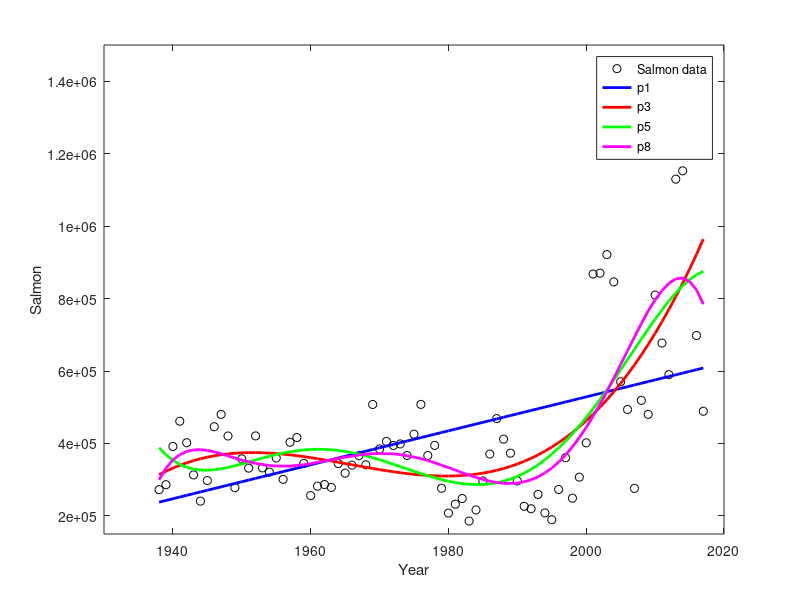

The MATLAB source for this figure: (Note: this script raises an error after producing the figure.)
close all; clear all; clc;
% Homework 6 Gradescope
% Problem 1
load('salmon_data.mat');
p1 = polyfit(year, salmon, 1);
p3 = polyfit(year, salmon, 3);
p5 = polyfit(year, salmon, 5);
p8 = polyfit(year, salmon, 8);
plot(year, salmon, 'ko');
hold on;
plot(year,polyval(p1,year),'b','Linewidth',[2]);
plot(year,polyval(p3,year),'r','Linewidth',[2]);
plot(year,polyval(p5,year),'g','Linewidth',[2]);
plot(year,polyval(p8,year),'m','Linewidth',[2]);
legend('Salmon data', 'p1', 'p3', 'p5', 'p8', 'Location', 'Best');
xlabel('Year');
ylabel('Salmon');
xlim([1930 2020]);
ylim([150000 1500000]);
saveas(gcf,'problem1.jpg');
hold off;
%% Problem 2
load('CO2_data.mat');
load('A9.dat');
a = A9(1);
r = A9(2);
b = A9(3);
c = A9(4);
d = A9(5);
e = A9(6);
f1 = @(t) a*exp(r*t) + b;
f2 = @(t) a*exp(r*t) + b + c*sin(d*(t-e));
plot(t,CO2,'-k.');
hold on;
plot(t,f1(t),'r','Linewidth',[2]);
plot(t,f2(t),'b','Linewidth',[2]);
xlabel('Years since January 1958');
ylabel('Atmospheric CO2');
xlim([0 65]);
legend('CO2 data','exponential fit', 'exponential + sinusoidal fit', 'Location', 'Best');
saveas(gcf,'problem2.jpg');






